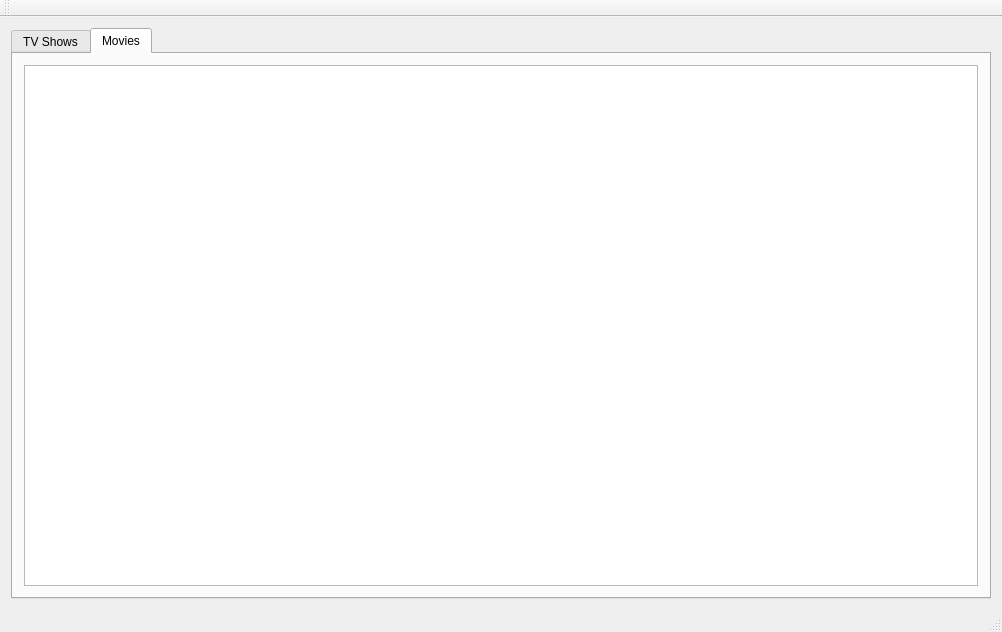
<?xml version="1.0" encoding="UTF-8"?>
<ui version="4.0">
 <class>cMainWindow</class>
 <widget class="QMainWindow" name="cMainWindow">
  <property name="geometry">
   <rect>
    <x>0</x>
    <y>0</y>
    <width>1002</width>
    <height>632</height>
   </rect>
  </property>
  <property name="windowTitle">
   <string>qtSeries</string>
  </property>
  <widget class="QWidget" name="centralWidget">
   <layout class="QGridLayout" name="gridLayout_2">
    <item row="0" column="0">
     <widget class="QTabWidget" name="m_lpMainTab">
      <property name="currentIndex">
       <number>1</number>
      </property>
      <widget class="QWidget" name="m_lpTVShowsTab">
       <attribute name="title">
        <string>TV Shows</string>
       </attribute>
       <layout class="QGridLayout" name="gridLayout">
        <item row="0" column="0">
         <widget class="QSplitter" name="m_lpSplitter">
          <property name="orientation">
           <enum>Qt::Horizontal</enum>
          </property>
          <property name="handleWidth">
           <number>0</number>
          </property>
          <widget class="QTreeView" name="m_lpSeriesList1">
           <property name="sizePolicy">
            <sizepolicy hsizetype="Expanding" vsizetype="Expanding">
             <horstretch>1</horstretch>
             <verstretch>0</verstretch>
            </sizepolicy>
           </property>
           <property name="contextMenuPolicy">
            <enum>Qt::CustomContextMenu</enum>
           </property>
           <property name="layoutDirection">
            <enum>Qt::LeftToRight</enum>
           </property>
           <property name="verticalScrollBarPolicy">
            <enum>Qt::ScrollBarAlwaysOff</enum>
           </property>
           <property name="horizontalScrollBarPolicy">
            <enum>Qt::ScrollBarAlwaysOn</enum>
           </property>
           <property name="editTriggers">
            <set>QAbstractItemView::NoEditTriggers</set>
           </property>
           <property name="alternatingRowColors">
            <bool>true</bool>
           </property>
           <property name="selectionMode">
            <enum>QAbstractItemView::ExtendedSelection</enum>
           </property>
           <property name="rootIsDecorated">
            <bool>false</bool>
           </property>
           <property name="allColumnsShowFocus">
            <bool>true</bool>
           </property>
           <attribute name="headerMinimumSectionSize">
            <number>37</number>
           </attribute>
           <attribute name="headerStretchLastSection">
            <bool>false</bool>
           </attribute>
          </widget>
          <widget class="QTreeView" name="m_lpSeriesList2">
           <property name="sizePolicy">
            <sizepolicy hsizetype="Expanding" vsizetype="Expanding">
             <horstretch>4</horstretch>
             <verstretch>0</verstretch>
            </sizepolicy>
           </property>
           <property name="contextMenuPolicy">
            <enum>Qt::CustomContextMenu</enum>
           </property>
           <property name="verticalScrollBarPolicy">
            <enum>Qt::ScrollBarAsNeeded</enum>
           </property>
           <property name="horizontalScrollBarPolicy">
            <enum>Qt::ScrollBarAlwaysOn</enum>
           </property>
           <property name="editTriggers">
            <set>QAbstractItemView::NoEditTriggers</set>
           </property>
           <property name="alternatingRowColors">
            <bool>true</bool>
           </property>
           <property name="selectionMode">
            <enum>QAbstractItemView::ExtendedSelection</enum>
           </property>
           <property name="rootIsDecorated">
            <bool>false</bool>
           </property>
           <property name="allColumnsShowFocus">
            <bool>true</bool>
           </property>
          </widget>
         </widget>
        </item>
       </layout>
      </widget>
      <widget class="QWidget" name="m_lpMoviesTab">
       <attribute name="title">
        <string>Movies</string>
       </attribute>
       <layout class="QGridLayout" name="gridLayout_3">
        <item row="0" column="0">
         <widget class="QTreeView" name="m_lpMoviesList">
          <property name="contextMenuPolicy">
           <enum>Qt::CustomContextMenu</enum>
          </property>
          <property name="editTriggers">
           <set>QAbstractItemView::NoEditTriggers</set>
          </property>
          <property name="alternatingRowColors">
           <bool>true</bool>
          </property>
          <property name="selectionMode">
           <enum>QAbstractItemView::ExtendedSelection</enum>
          </property>
          <property name="rootIsDecorated">
           <bool>false</bool>
          </property>
          <property name="allColumnsShowFocus">
           <bool>true</bool>
          </property>
          <attribute name="headerVisible">
           <bool>false</bool>
          </attribute>
         </widget>
        </item>
       </layout>
      </widget>
     </widget>
    </item>
   </layout>
  </widget>
  <widget class="QMenuBar" name="menuBar">
   <property name="geometry">
    <rect>
     <x>0</x>
     <y>0</y>
     <width>1002</width>
     <height>21</height>
    </rect>
   </property>
  </widget>
  <widget class="QToolBar" name="mainToolBar">
   <attribute name="toolBarArea">
    <enum>TopToolBarArea</enum>
   </attribute>
   <attribute name="toolBarBreak">
    <bool>false</bool>
   </attribute>
  </widget>
  <widget class="QStatusBar" name="statusBar"/>
 </widget>
 <layoutdefault spacing="6" margin="11"/>
 <resources/>
 <connections/>
</ui>
